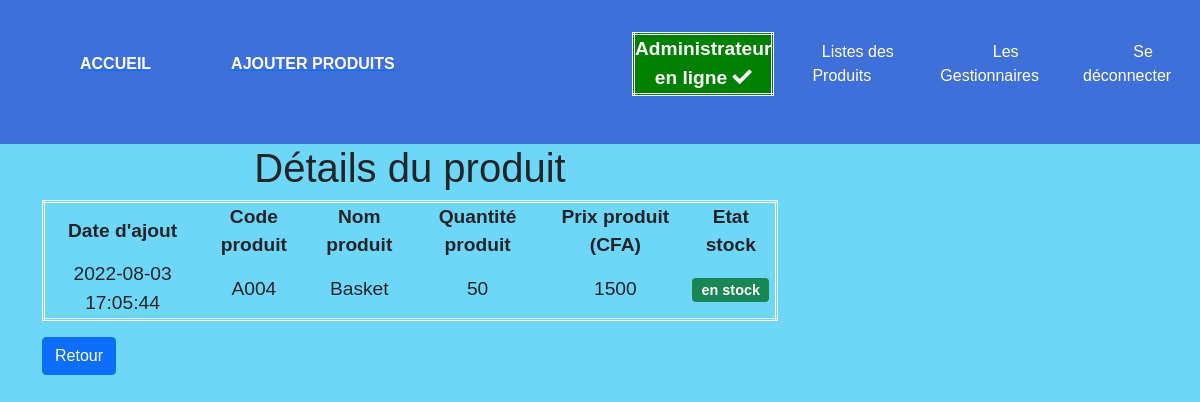
The page /details.php?id=4 (signed in) on the database its author committed.
### tables this page shows
CREATE TABLE `produit` (
  `id_produit` int(11) NOT NULL,
  `code_article` varchar(50) NOT NULL,
  `nom_article` varchar(50) NOT NULL,
  `images` text NOT NULL,
  `quantite` int(11) NOT NULL,
  `prix` float NOT NULL,
  `time` timestamp NOT NULL DEFAULT current_timestamp() ON UPDATE current_timestamp()
);

### details.php (the view, shortened to what this page needs)
<!DOCTYPE html>
<html lang="en">
<head>
</head>
<body>
<?php require_once 'navbar.php'; ?>
       <div class="container">
        <div class="row">
        <div class="col-8">
        <?php
        $userid = intval ($_GET['id']);
        $sql ="SELECT  `id_produit`, `code_article`, `nom_article`,`quantite`,`prix`,`time` FROM `produit` WHERE id_produit=:nouvelleid";
        $query = $pdo->prepare($sql);
        $query->bindParam(':nouvelleid', $userid , PDO::PARAM_STR);
        $query->execute();
        $resultat= $query->fetchAll(PDO::FETCH_OBJ);
        foreach ($resultat as $row)
        {
?>
<h1 style='text-align:center'>Détails du produit </h1>
                <table>
                    <tr>
                        <th>Date d'ajout</th>
                        <th>Code produit</th>
                        <th>Nom produit</th>
                        <th>Quantité produit</th>
                        <th>Prix produit (CFA)</th>
                        <th>Etat stock</th>
                    </tr>
                    <tr>
                        <td><?php echo $row->time; ?></td>
                        <td><?php echo $row->code_article; ?></td>
                        <td><?php echo $row->nom_article; ?></td>
                        <td><?php echo $row->quantite; ?></td>
                        <td><?php echo $row->prix; ?></td>
                        <?php
                            if($row-> quantite > 0)
                            {
                                ?>
                                <td > <span class="badge bg-success">en stock</span> </td>
                            <?php
                            }
                            else
                            {
                                ?>
                                <td > <span class="badge bg-danger">épuisé</span> </td>
                            <?php
                            }?>
                    </tr>
                </table>
                        <?php } ?>
                        <a name="" id="" class="btn btn-primary mt-3" href="./produit.php" role="button">Retour</a>
        </div>
        </div>
       </div>
</body>
</html>

### style.css (style rules this page uses)
* { margin: 0; padding: 0; }
th { text-align:center; }
td { text-align:center; padding: 5; }
table { border:3px double white; width:100%; text-align:center; font-size: larger; }

### navbar.php (style rules this page uses)
body { font-family: "Mitr", sans-serif; background-color: rgb(110, 215, 247); }

### rows shown on the page
produit: time "2022-08-03 17:05:44", code_article "A004", nom_article "Basket", quantite "50", prix "1500", shows "en stock"

### other values the page prints
$name "Administrateur"
